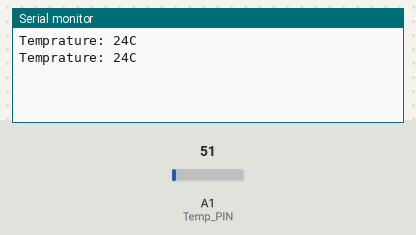
This sketch was run on a simulated Arduino Uno, built with avr-gcc and run on an emulated ATmega328P. Shown: the last lines printed to the serial monitor. The test bench sets the inputs (shaded band); at power-on: A1 (Temp_PIN) = 51.

Above: at 1.8 s.
1.9 s: A1 (Temp_PIN) set to 61
At 2.8 s:
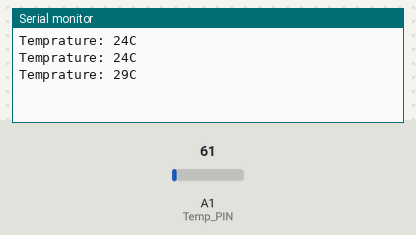
3.4 s: A1 (Temp_PIN) set to 71
At 4.7 s:
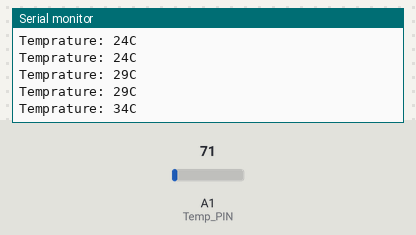
Timing chart, 0 to 6.4 s (numbered marks = the images above; inputs shaded):
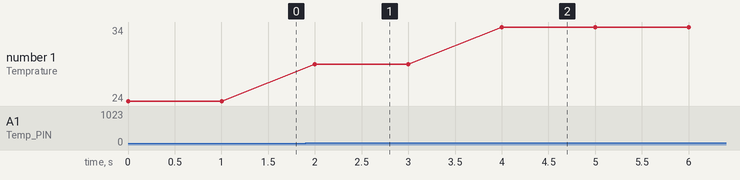

Measured:
- after the input at 1.9 s, the serial monitor: prints a new line after 0.10 s (image 1)
- after the input at 3.4 s, the serial monitor: prints a new line after 0.60 s (image 2)
- plotted number 1: 24 → 29 after the input at 1.9 s, 29 → 34 after the input at 3.4 s

The sketch:

temperature.ino
```cpp
int Temp_PIN = 1;
float R = 0.48828125;

void setup() {
  // put your setup code here, to run once:
  Serial.begin(9600);
}

void loop() {
  // put your main code here, to run repeatedly:
  int temp = analogRead(Temp_PIN);
  temp = temp * R;
  Serial.print("Temprature: ");
  Serial.print(temp);
  Serial.println("C");

  delay(1000);
}
```
